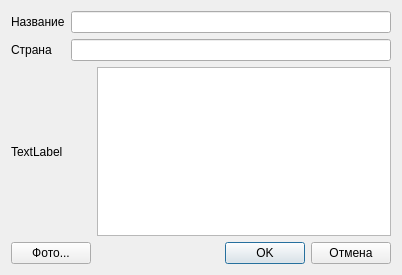
<?xml version="1.0" encoding="UTF-8"?>
<ui version="4.0">
 <class>DialogArtist</class>
 <widget class="QDialog" name="DialogArtist">
  <property name="geometry">
   <rect>
    <x>0</x>
    <y>0</y>
    <width>402</width>
    <height>275</height>
   </rect>
  </property>
  <property name="windowTitle">
   <string>Dialog</string>
  </property>
  <layout class="QGridLayout" name="gridLayout_4">
   <item row="0" column="0">
    <layout class="QGridLayout" name="gridLayout">
     <item row="1" column="0">
      <widget class="QLabel" name="label_2">
       <property name="text">
        <string>Страна</string>
       </property>
      </widget>
     </item>
     <item row="1" column="1">
      <widget class="QLineEdit" name="artistCountryLine"/>
     </item>
     <item row="0" column="1">
      <widget class="QLineEdit" name="artistNameLine"/>
     </item>
     <item row="0" column="0">
      <widget class="QLabel" name="label">
       <property name="text">
        <string>Название</string>
       </property>
      </widget>
     </item>
    </layout>
   </item>
   <item row="1" column="0">
    <layout class="QGridLayout" name="gridLayout_3">
     <item row="1" column="1">
      <layout class="QGridLayout" name="gridLayout_2">
       <item row="0" column="0">
        <layout class="QHBoxLayout" name="horizontalLayout">
         <item>
          <spacer name="horizontalSpacer">
           <property name="orientation">
            <enum>Qt::Horizontal</enum>
           </property>
           <property name="sizeHint" stdset="0">
            <size>
             <width>40</width>
             <height>20</height>
            </size>
           </property>
          </spacer>
         </item>
         <item>
          <widget class="QPushButton" name="pushButton">
           <property name="text">
            <string>OK</string>
           </property>
          </widget>
         </item>
         <item>
          <widget class="QPushButton" name="pushButton_2">
           <property name="text">
            <string>Отмена</string>
           </property>
          </widget>
         </item>
        </layout>
       </item>
      </layout>
     </item>
     <item row="1" column="0">
      <widget class="QPushButton" name="pushButton_3">
       <property name="text">
        <string>Фото...</string>
       </property>
      </widget>
     </item>
     <item row="0" column="0">
      <widget class="QLabel" name="artistPhotoLabel">
       <property name="text">
        <string>TextLabel</string>
       </property>
      </widget>
     </item>
     <item row="0" column="1">
      <widget class="QTextEdit" name="commentEdit"/>
     </item>
    </layout>
   </item>
  </layout>
 </widget>
 <resources/>
 <connections>
  <connection>
   <sender>pushButton</sender>
   <signal>clicked()</signal>
   <receiver>DialogArtist</receiver>
   <slot>close()</slot>
   <hints>
    <hint type="sourcelabel">
     <x>249</x>
     <y>280</y>
    </hint>
    <hint type="destinationlabel">
     <x>204</x>
     <y>281</y>
    </hint>
   </hints>
  </connection>
  <connection>
   <sender>pushButton_2</sender>
   <signal>clicked()</signal>
   <receiver>DialogArtist</receiver>
   <slot>close()</slot>
   <hints>
    <hint type="sourcelabel">
     <x>374</x>
     <y>289</y>
    </hint>
    <hint type="destinationlabel">
     <x>373</x>
     <y>304</y>
    </hint>
   </hints>
  </connection>
 </connections>
</ui>
